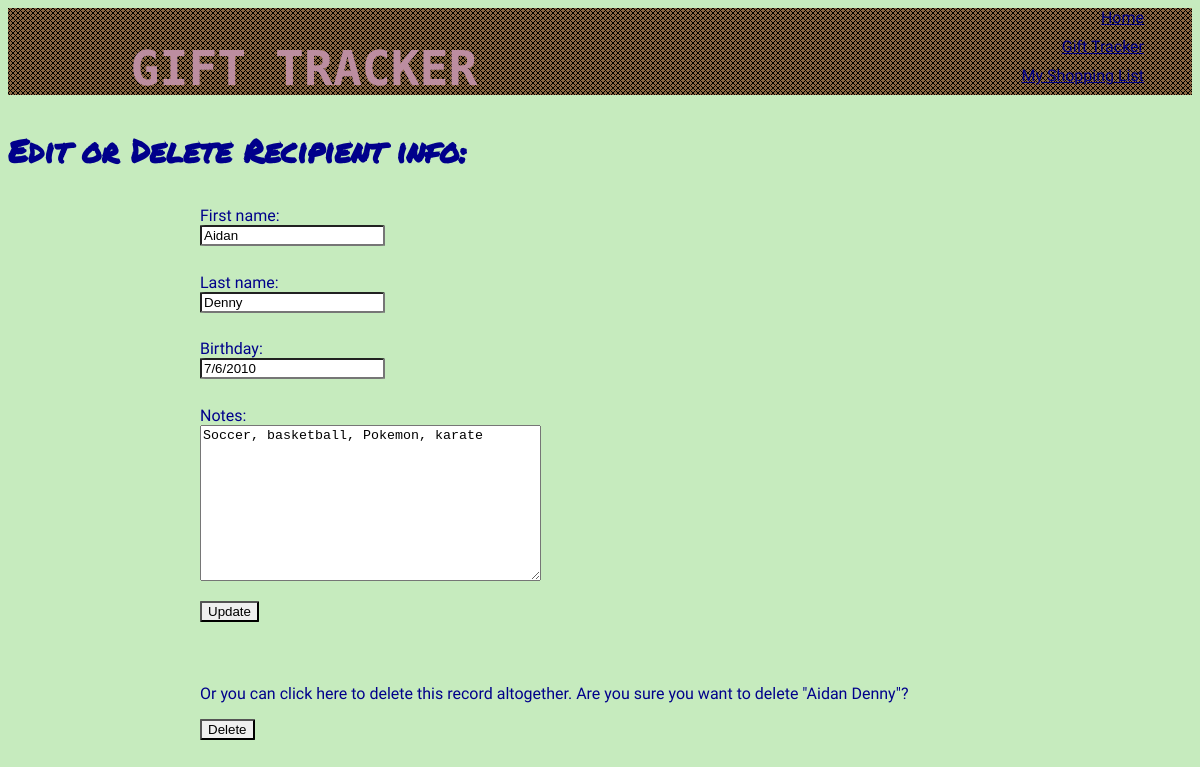
Screenshot of /idea_tracker/recipient_update/29/ with the database file from the repository.
### idea_tracker/models.py (models this page shows, shortened)
class Recipient(models.Model):
    first_name = models.CharField(max_length=30)
    last_name = models.CharField(max_length=30)
    birthday = models.CharField(max_length=10, blank=True)
    notes = models.TextField(max_length=255, blank=True)
    def __str__(self):
        return "{} {}".format(self.first_name, self.last_name)

### idea_tracker/views.py (the view, shortened to what this page needs)
# urls.py: url(r'^recipient_update/(?P<pk>\d+)/$', views.RecipientUpdate.as_view(), name='recipient_update_form'),
class RecipientUpdate(UpdateView):
    model = models.Recipient
    fields = ['first_name', 'last_name', 'birthday', 'notes']
    template_name_suffix = '_update_form'

### idea_tracker/templates/idea_tracker/recipient_update_form.html
{% extends 'layout.html' %}
{% load static from staticfiles %}
{% block content %}
<h3>Edit or Delete Recipient info:</h3>
<form action='' method="POST">{% csrf_token %}
    {{ form.as_p }}
    <input type="Submit" value="Update">
    <br>
    <p>Or you can click here to delete this record altogether. Are you
    sure you want to delete "{{ object }}"?</p>
    <input type="Submit" value="Delete">
</form>
{% endblock %}

### assets/css/layout.css (style rules this page uses)
:root { background: #c6ebbe ; }
h3, h4, h5 { color: darkblue; font-family: 'Permanent Marker', cursive, 'Courier New', serif; font-size: 2em; }
form { color: darkblue; font-family: 'Kalam', cursive; width: 50em; margin: 0 auto; }
label, input { display: block; border-radius: 3% }
input { margin-bottom: 2em; }

### rows the page displays
Recipient: first_name "Aidan", last_name "Denny", birthday "7/6/2010", notes "Soccer, basketball, Pokemon, karate", first_name+last_name "Aidan Denny"
